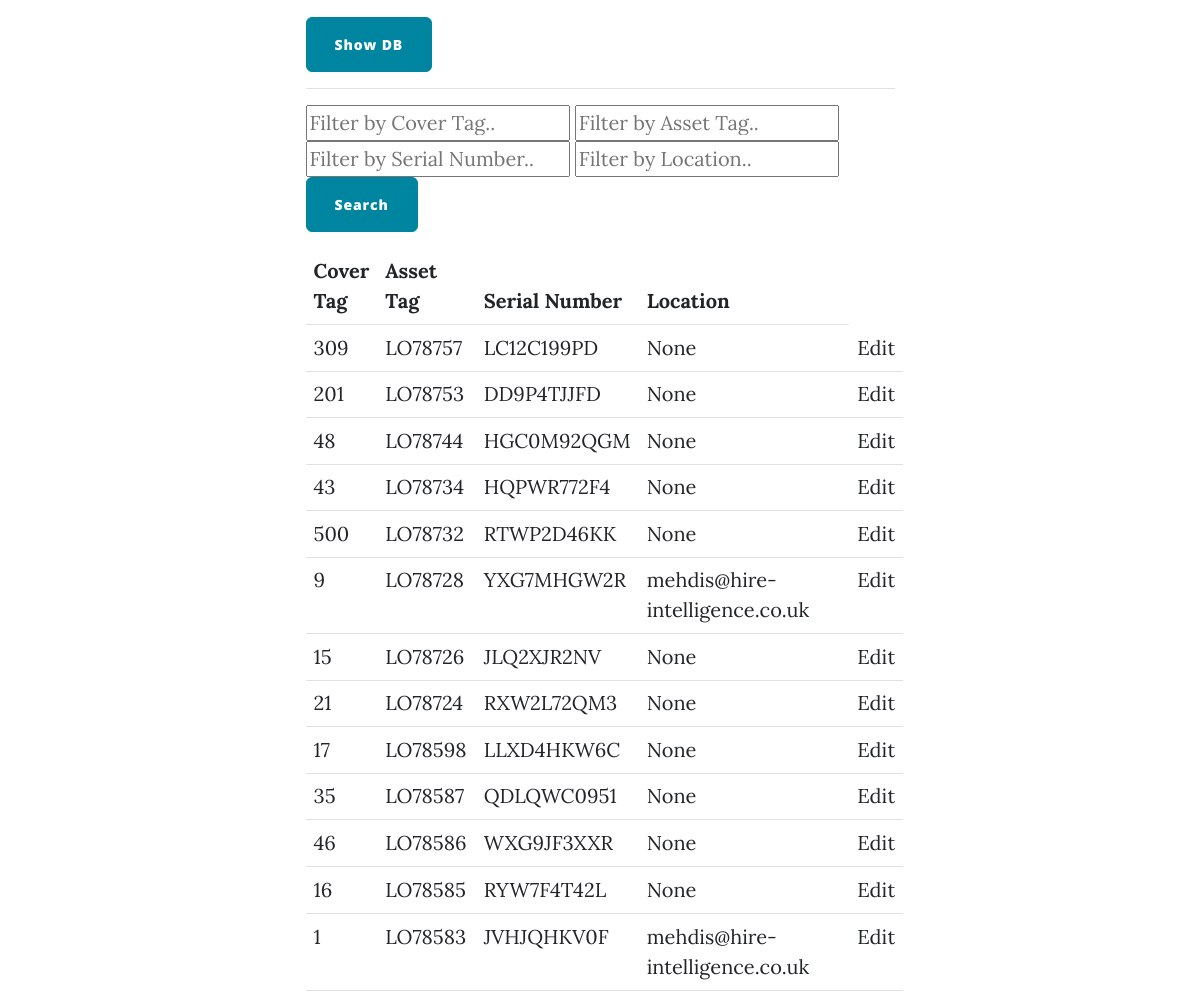
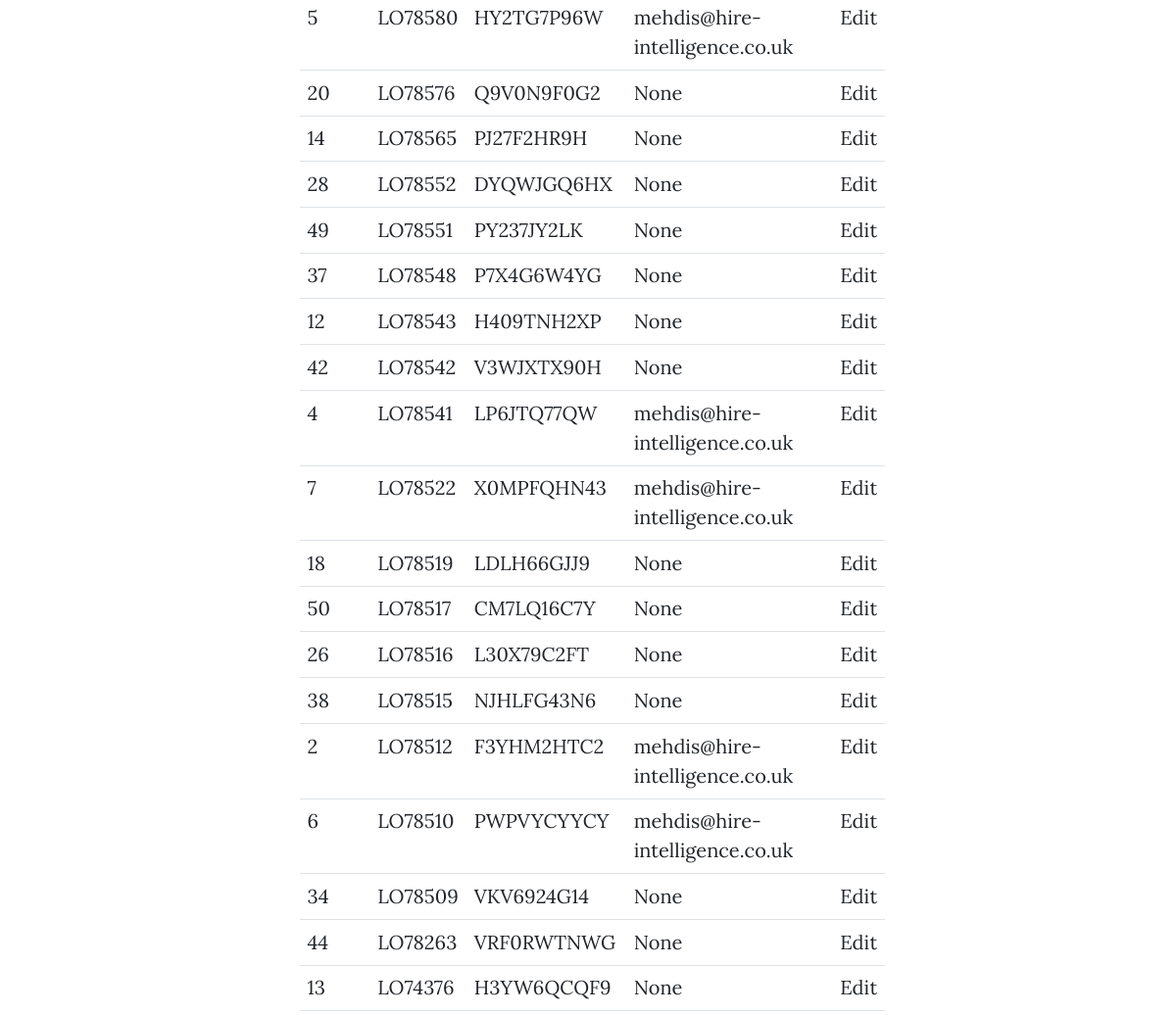
Before: / (middle part) with the older database file (2 pictures, top to bottom).
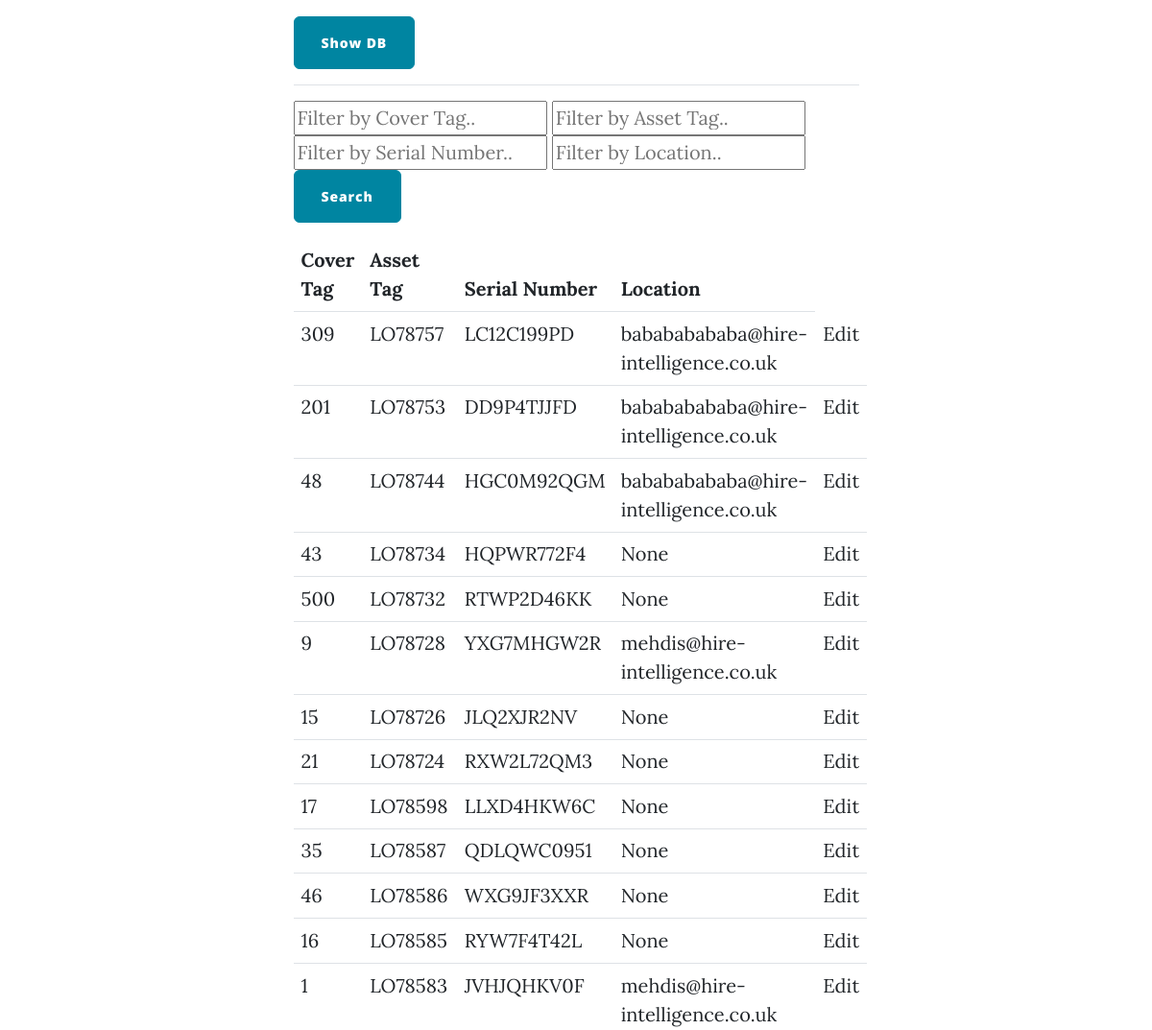
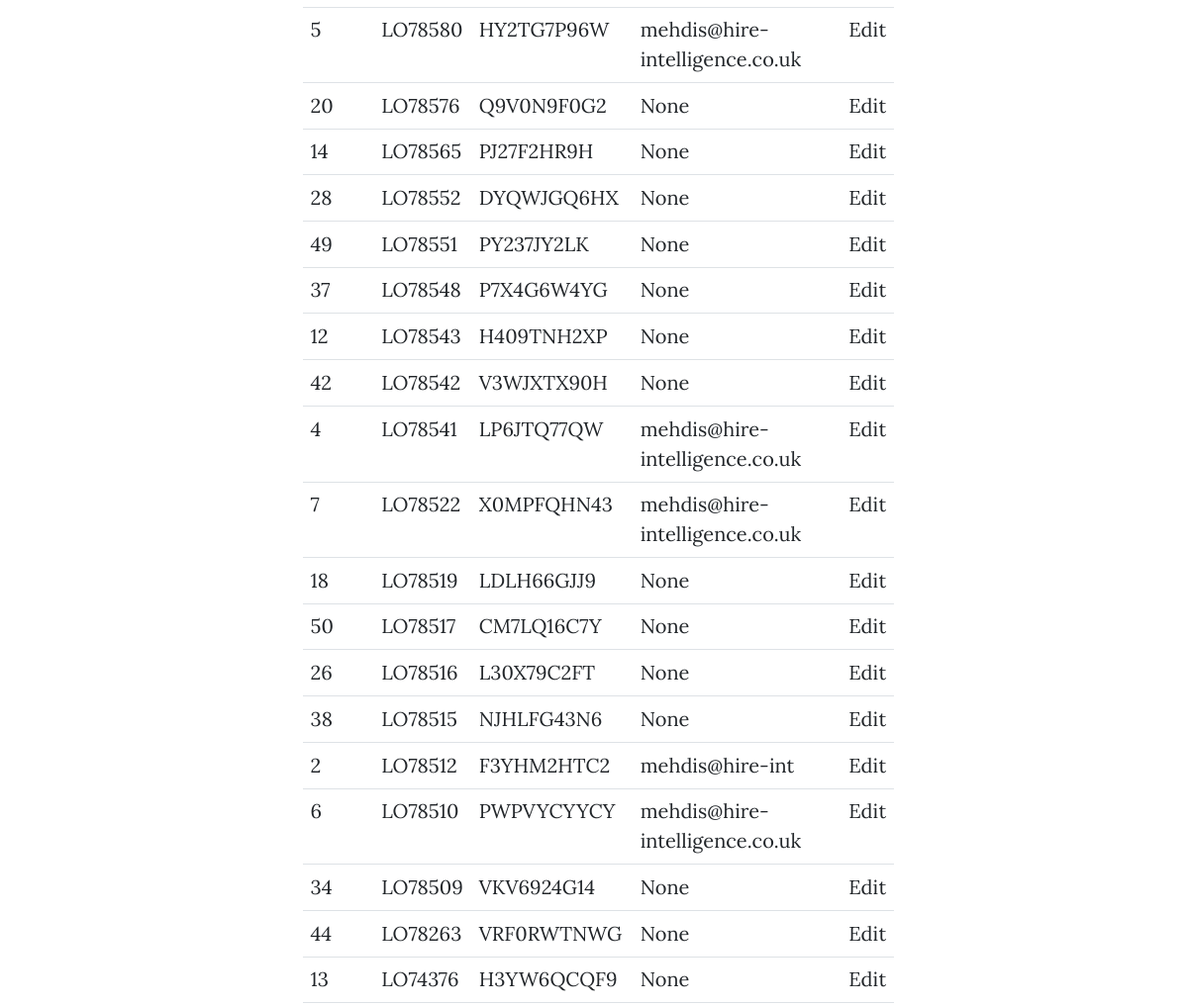
After: the same page with the newer database file (2 pictures, top to bottom).
### main.py (models this page shows)
class ModDem(db.Model):
    __tablename__ = "ModDem"
    id: Mapped[int] = mapped_column(Integer, primary_key=True)
    serial_number: Mapped[str] = mapped_column(String, unique=True, nullable=True)
    udid: Mapped[str] = mapped_column(String, unique=True, nullable=True)
    asset_id: Mapped[str] = mapped_column(String, unique=True, nullable=True)
    cover_tag: Mapped[str] = mapped_column(String, unique=True, nullable=True)
    location: Mapped[str] = mapped_column(String, nullable=True)
    technician: Mapped[str] = mapped_column(String, nullable=True)
    time_scanned: Mapped[str] = mapped_column(String, nullable=True)
    owner: Mapped[str] = mapped_column(String, nullable=True)
    returned: Mapped[str] = mapped_column(String, nullable=True)

### main.py (the view)
@app.route('/', methods=["GET", "POST"])
def get_all_assets():
    global asset_list
    asset_list = []
    form = ShowDB()
    result = db.session.execute(db.select(ModDem))
    assets = result.scalars().all()
    if form.validate_on_submit():
        return redirect(url_for("show_db"))
    return render_template("index.html", all_assets=assets, current_user=current_user, form=form)

### forms.py
class ShowDB(FlaskForm):
    submit = SubmitField("Show DB")

### templates/index.html (shortened to what this page needs)
{% from "bootstrap5/form.html" import render_form %} {% include "header.html" %}
<div class="container px-4 px-lg-5">
  <div class="row gx-4 gx-lg-5 justify-content-center">
    <div class="col-md-10 col-lg-8 col-xl-7">
      {{render_form(form, novalidate=True, button_map={"submit": "primary"})}}
      <hr />
      <div class="mb-3">
        <input
          type="text"
          id="filterCoverTag"
          placeholder="Filter by Cover Tag.."
        />
        <input
          type="text"
          id="filterAssetTag"
          placeholder="Filter by Asset Tag.."
        />
        <input
          type="text"
          id="filterSerialNumber"
          placeholder="Filter by Serial Number.."
        />
        <input
          type="text"
          id="filterLocation"
          placeholder="Filter by Location.."
        />
        <button class="btn btn-primary" onclick="applyFilters()">Search</button>
      </div>
      <table class="table">
        <thead class="thead-dark">
          <tr>
            <th>Cover Tag</th>
            <th>Asset Tag</th>
            <th>Serial Number</th>
            <th>Location</th>
          </tr>
        </thead>
        <tbody id="tableBody">
          {% for asset in all_assets %}
          <tr>
            {% if asset.cover_tag != None %}
            <td>{{ asset.cover_tag }}</td>
            <td>{{ asset.asset_id }}</td>
            <td>{{ asset.serial_number }}</td>
            <td>{{ asset.location }}</td>
            <td><a href="{{url_for('edit', asset_id=asset.id)}}">Edit</a></td>
          </tr>
          {% endif %} {% endfor %}
        </tbody>
      </table>
    </div>
  </div>
</div>

### templates/header.html (shortened to what this page needs)
<!DOCTYPE html>
<html lang="en">
  <head>
    {% block styles %}
    {{ bootstrap.load_css() }}
    <link
      href="{{ url_for('static', filename='css/styles.css') }}"
      rel="stylesheet"
    />
    {% endblock %}
  </head>
  <body>
  </body>
</html>

Changed rows visible on the page:
changed ModDem "LO78757": location "None" → "babababababa@hire-intelligence.co.uk"
changed ModDem "LO78753": location "None" → "babababababa@hire-intelligence.co.uk"
changed ModDem "LO78744": location "None" → "babababababa@hire-intelligence.co.uk"
changed ModDem "LO78512": location "mehdis@hire-intelligence.co.uk" → "mehdis@hire-int"
